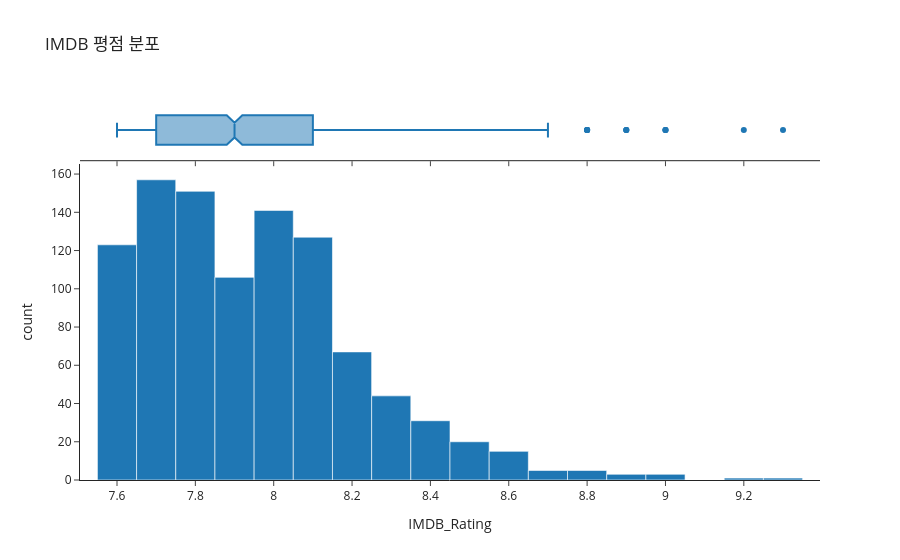

The notebook cell this image was saved under:
### Code cell
# IMDB 평점 히스토그램

import plotly.express as px

fig = px.histogram(
    imdb, x='IMDB_Rating', nbins=20,
    marginal='box',            # 상단에 박스플롯 자동 추가
    title='IMDB 평점 분포',
    template='simple_white'
)
fig.show()

### Figure 1 — Plotly figure (JSON) as saved in the notebook; plotly's stock layout.template omitted (floating-point values rounded to 4 significant figures; data arrays with more than 128 entries replaced by an {"elided": "..."} marker saying what was removed)
{"data": [{"bingroup": "x", "hovertemplate": "IMDB_Rating=%{x}<br>count=%{y}<extra></extra>", "legendgroup": "", "marker": {"color": "#1F77B4", "pattern": {"shape": ""}}, "name": "", "nbinsx": 20, "orientation": "v", "showlegend": false, "type": "histogram", "x": {"elided": "1000 float values"}, "xaxis": "x", "yaxis": "y"}, {"hovertemplate": "IMDB_Rating=%{x}<extra></extra>", "legendgroup": "", "marker": {"color": "#1F77B4"}, "name": "", "notched": true, "showlegend": false, "type": "box", "x": {"elided": "1000 float values"}, "xaxis": "x2", "yaxis": "y2"}], "layout": {"barmode": "relative", "legend": {"tracegroupgap": 0}, "title": {"text": "IMDB 평점 분포"}, "xaxis": {"anchor": "y", "domain": [0, 1], "title": {"text": "IMDB_Rating"}}, "xaxis2": {"anchor": "y2", "domain": [0, 1], "matches": "x", "showticklabels": false}, "yaxis": {"anchor": "x", "domain": [0, 0.8316], "title": {"text": "count"}}, "yaxis2": {"anchor": "x2", "domain": [0.8416, 1], "matches": "y2", "showline": false, "showticklabels": false, "ticks": ""}}}
